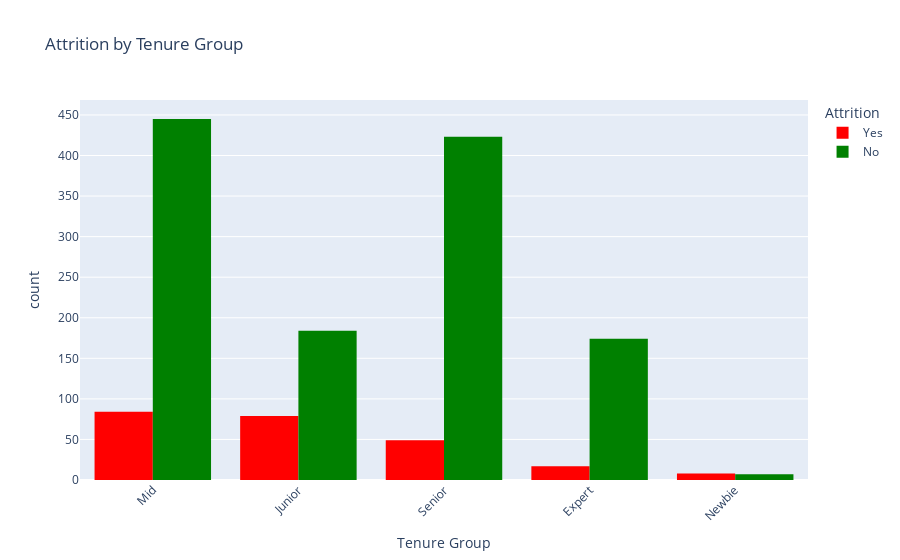

Write notebook code for a chart like this one.
### Code cell
fig2 = px.histogram(df, x="TenureGroup", color="Attrition", barmode="group",
                    title="Attrition by Tenure Group",
                    labels={"Attrition": "Attrition", "TenureGroup": "Tenure Group"},
                    # color_discrete_sequence=["green", "red"],
                    color_discrete_map={"Yes": "red", "No": "green"})

fig2.update_layout(xaxis_tickangle=-45)
fig2.show()

### Figure 1 — Plotly figure (JSON) as saved in the notebook; plotly's stock layout.template omitted (floating-point values rounded to 4 significant figures; data arrays with more than 128 entries replaced by an {"elided": "..."} marker saying what was removed)
{"data": [{"alignmentgroup": "True", "bingroup": "x", "hovertemplate": "Attrition=Yes<br>Tenure Group=%{x}<br>count=%{y}<extra></extra>", "legendgroup": "Yes", "marker": {"color": "red", "pattern": {"shape": ""}}, "name": "Yes", "offsetgroup": "Yes", "orientation": "v", "showlegend": true, "type": "histogram", "x": {"elided": "237 str values"}, "xaxis": "x", "yaxis": "y"}, {"alignmentgroup": "True", "bingroup": "x", "hovertemplate": "Attrition=No<br>Tenure Group=%{x}<br>count=%{y}<extra></extra>", "legendgroup": "No", "marker": {"color": "green", "pattern": {"shape": ""}}, "name": "No", "offsetgroup": "No", "orientation": "v", "showlegend": true, "type": "histogram", "x": {"elided": "1233 str values"}, "xaxis": "x", "yaxis": "y"}], "layout": {"barmode": "group", "legend": {"title": {"text": "Attrition"}, "tracegroupgap": 0}, "title": {"text": "Attrition by Tenure Group"}, "xaxis": {"anchor": "y", "domain": [0, 1], "tickangle": -45, "title": {"text": "Tenure Group"}}, "yaxis": {"anchor": "x", "domain": [0, 1], "title": {"text": "count"}}}}
